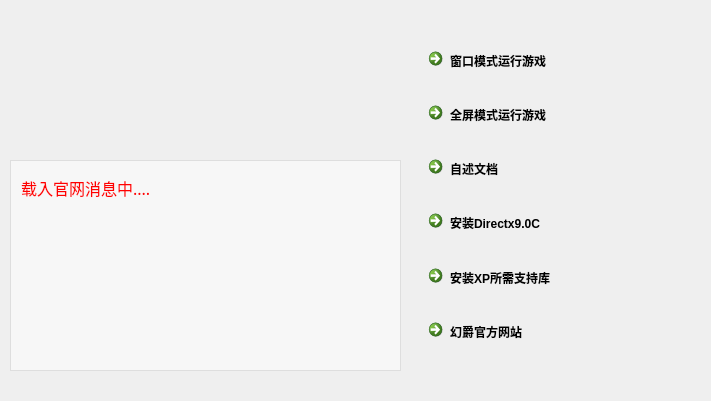
<?xml version="1.0" encoding="UTF-8"?>
<ui version="4.0">
 <class>LauncherClass</class>
 <widget class="QMainWindow" name="LauncherClass">
  <property name="geometry">
   <rect>
    <x>0</x>
    <y>0</y>
    <width>711</width>
    <height>401</height>
   </rect>
  </property>
  <property name="minimumSize">
   <size>
    <width>711</width>
    <height>401</height>
   </size>
  </property>
  <property name="maximumSize">
   <size>
    <width>711</width>
    <height>401</height>
   </size>
  </property>
  <property name="palette">
   <palette>
    <active>
     <colorrole role="Link">
      <brush brushstyle="SolidPattern">
       <color alpha="255">
        <red>255</red>
        <green>255</green>
        <blue>255</blue>
       </color>
      </brush>
     </colorrole>
    </active>
    <inactive>
     <colorrole role="Link">
      <brush brushstyle="SolidPattern">
       <color alpha="255">
        <red>255</red>
        <green>255</green>
        <blue>255</blue>
       </color>
      </brush>
     </colorrole>
    </inactive>
    <disabled>
     <colorrole role="Link">
      <brush brushstyle="SolidPattern">
       <color alpha="255">
        <red>255</red>
        <green>255</green>
        <blue>255</blue>
       </color>
      </brush>
     </colorrole>
    </disabled>
   </palette>
  </property>
  <property name="windowTitle">
   <string>忘却的战场</string>
  </property>
  <property name="windowIcon">
   <iconset resource="launcher.qrc">
    <normaloff>:/Launcher/Resources/Demo.png</normaloff>:/Launcher/Resources/Demo.png</iconset>
  </property>
  <property name="styleSheet">
   <string notr="true"/>
  </property>
  <widget class="QWidget" name="centralWidget">
   <widget class="QWidget" name="verticalLayoutWidget">
    <property name="geometry">
     <rect>
      <x>410</x>
      <y>30</y>
      <width>187</width>
      <height>341</height>
     </rect>
    </property>
    <layout class="QVBoxLayout" name="verticalLayout">
     <item>
      <widget class="QCommandLinkButton" name="commandLinkButton">
       <property name="styleSheet">
        <string notr="true">QCommandLinkButton{
	font: 75 12pt &quot;微软雅黑&quot;;
	
	color: rgb(0, 0, 0);
}</string>
       </property>
       <property name="text">
        <string>窗口模式运行游戏</string>
       </property>
      </widget>
     </item>
     <item>
      <widget class="QCommandLinkButton" name="commandLinkButton_2">
       <property name="styleSheet">
        <string notr="true">QCommandLinkButton{
	font: 75 12pt &quot;微软雅黑&quot;;
	
	color: rgb(0, 0, 0);
}</string>
       </property>
       <property name="text">
        <string>全屏模式运行游戏</string>
       </property>
      </widget>
     </item>
     <item>
      <widget class="QCommandLinkButton" name="commandLinkButton_4">
       <property name="styleSheet">
        <string notr="true">QCommandLinkButton{
	font: 75 12pt &quot;微软雅黑&quot;;
	
	color: rgb(0, 0, 0);
}</string>
       </property>
       <property name="text">
        <string>自述文档</string>
       </property>
      </widget>
     </item>
     <item>
      <widget class="QCommandLinkButton" name="commandLinkButton_5">
       <property name="styleSheet">
        <string notr="true">QCommandLinkButton{
	font: 75 12pt &quot;微软雅黑&quot;;
	
	color: rgb(0, 0, 0);
}</string>
       </property>
       <property name="text">
        <string>安装Directx9.0C</string>
       </property>
      </widget>
     </item>
     <item>
      <widget class="QCommandLinkButton" name="commandLinkButton_7">
       <property name="styleSheet">
        <string notr="true">QCommandLinkButton{
	font: 75 12pt &quot;微软雅黑&quot;;
	
	color: rgb(0, 0, 0);
}</string>
       </property>
       <property name="text">
        <string>安装XP所需支持库</string>
       </property>
      </widget>
     </item>
     <item>
      <widget class="QCommandLinkButton" name="commandLinkButton_6">
       <property name="styleSheet">
        <string notr="true">QCommandLinkButton{
	font: 75 12pt &quot;微软雅黑&quot;;
	
	color: rgb(0, 0, 0);
}</string>
       </property>
       <property name="text">
        <string>幻爵官方网站</string>
       </property>
      </widget>
     </item>
    </layout>
   </widget>
   <widget class="QWidget" name="verticalLayoutWidget_2">
    <property name="geometry">
     <rect>
      <x>10</x>
      <y>160</y>
      <width>391</width>
      <height>211</height>
     </rect>
    </property>
    <layout class="QVBoxLayout" name="verticalLayout_2">
     <item>
      <widget class="QLabel" name="label">
       <property name="font">
        <font>
         <family>微软雅黑</family>
         <pointsize>12</pointsize>
         <weight>9</weight>
         <italic>false</italic>
         <bold>false</bold>
        </font>
       </property>
       <property name="cursor">
        <cursorShape>PointingHandCursor</cursorShape>
       </property>
       <property name="mouseTracking">
        <bool>true</bool>
       </property>
       <property name="styleSheet">
        <string notr="true">QLabel{
	font: 75 12pt &quot;微软雅黑&quot;;
	
	color: rgb(255, 0, 0);
}</string>
       </property>
       <property name="frameShadow">
        <enum>QFrame::Sunken</enum>
       </property>
       <property name="text">
        <string>载入官网消息中....</string>
       </property>
       <property name="wordWrap">
        <bool>true</bool>
       </property>
      </widget>
     </item>
     <item>
      <widget class="QLabel" name="label_2">
       <property name="font">
        <font>
         <family>微软雅黑</family>
         <pointsize>12</pointsize>
         <weight>9</weight>
         <italic>false</italic>
         <bold>false</bold>
        </font>
       </property>
       <property name="cursor">
        <cursorShape>PointingHandCursor</cursorShape>
       </property>
       <property name="styleSheet">
        <string notr="true">QLabel{
	font: 75 12pt &quot;微软雅黑&quot;;
	
	color: rgb(0, 0, 0);
}</string>
       </property>
       <property name="text">
        <string/>
       </property>
      </widget>
     </item>
     <item>
      <widget class="QLabel" name="label_3">
       <property name="cursor">
        <cursorShape>PointingHandCursor</cursorShape>
       </property>
       <property name="styleSheet">
        <string notr="true">QLabel{
	font: 75 12pt &quot;微软雅黑&quot;;
	
	color: rgb(0, 0, 0);
}</string>
       </property>
       <property name="text">
        <string/>
       </property>
      </widget>
     </item>
     <item>
      <widget class="QLabel" name="label_4">
       <property name="cursor">
        <cursorShape>PointingHandCursor</cursorShape>
       </property>
       <property name="styleSheet">
        <string notr="true">QLabel{
	font: 75 12pt &quot;微软雅黑&quot;;
	
	color: rgb(0, 0, 0);
}</string>
       </property>
       <property name="text">
        <string/>
       </property>
      </widget>
     </item>
     <item>
      <widget class="QLabel" name="label_5">
       <property name="cursor">
        <cursorShape>PointingHandCursor</cursorShape>
       </property>
       <property name="styleSheet">
        <string notr="true">QLabel{
	font: 75 12pt &quot;微软雅黑&quot;;
	
	color: rgb(0, 0, 0);
}</string>
       </property>
       <property name="text">
        <string/>
       </property>
      </widget>
     </item>
    </layout>
   </widget>
   <widget class="QFrame" name="frame">
    <property name="geometry">
     <rect>
      <x>10</x>
      <y>160</y>
      <width>391</width>
      <height>211</height>
     </rect>
    </property>
    <property name="styleSheet">
     <string notr="true">background-color: rgba(255, 255, 255, 128);</string>
    </property>
    <property name="frameShape">
     <enum>QFrame::StyledPanel</enum>
    </property>
    <property name="frameShadow">
     <enum>QFrame::Raised</enum>
    </property>
   </widget>
   <widget class="QPushButton" name="pushButton">
    <property name="geometry">
     <rect>
      <x>600</x>
      <y>320</y>
      <width>51</width>
      <height>51</height>
     </rect>
    </property>
    <property name="text">
     <string/>
    </property>
    <property name="icon">
     <iconset resource="launcher.qrc">
      <normaloff>:/Launcher/Resources/weibo.png</normaloff>:/Launcher/Resources/weibo.png</iconset>
    </property>
    <property name="iconSize">
     <size>
      <width>48</width>
      <height>48</height>
     </size>
    </property>
    <property name="flat">
     <bool>true</bool>
    </property>
   </widget>
   <zorder>frame</zorder>
   <zorder>verticalLayoutWidget</zorder>
   <zorder>verticalLayoutWidget_2</zorder>
   <zorder>pushButton</zorder>
  </widget>
 </widget>
 <layoutdefault spacing="6" margin="11"/>
 <resources>
  <include location="launcher.qrc"/>
 </resources>
 <connections/>
</ui>
